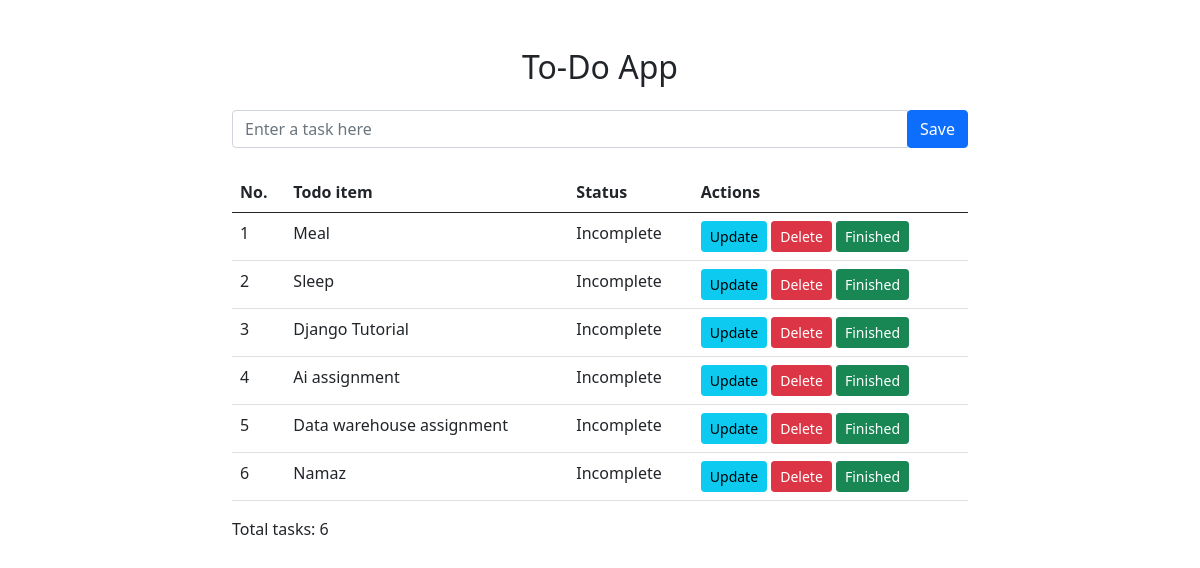
The page / on the database its author committed.
### Task/models.py (models this page shows, shortened)
class Task(models.Model):
    title = models.CharField(max_length=200)
    complete = models.BooleanField(default=False)
    created = models.DateTimeField(auto_now_add=True)

### Task/views.py (the view)
# urls.py: path('', index, name='index'),  # URL for the home page
def index(request):
    tasks = Task.objects.all()
    if request.method == 'POST':
        task_title = request.POST['task']
        Task.objects.create(title=task_title)
    context = {'tasks': tasks}
    return render(request, 'Task/index.html', context)

### Task/templates/Task/index.html (shortened to what this page needs)
<!DOCTYPE html>
<html lang="en">
<head>
    <link href="https://cdn.jsdelivr.net/npm/bootstrap@5.0.2/dist/css/bootstrap.min.css" rel="stylesheet"
>
</head>
<body>
    <div class="container py-5">
        <div class="row">
            <div class="col-lg-8 offset-lg-2 col-md-10 offset-md-1">
                <h2 class="text-center mb-4">To-Do App</h2>
                <form id="task-form" method="POST" class="mb-4">
                    <div class="input-group">
                        <input type="text" name="task" class="form-control" placeholder="Enter a task here">
                        <div class="input-group-append">
                            <button class="btn btn-primary" type="submit">Save</button>
                        </div>
                    </div>
                </form>
                <table class="table table-responsive">
                    <thead>
                        <tr>
                            <th scope="col">No.</th>
                            <th scope="col">Todo item</th>
                            <th scope="col">Status</th>
                            <th scope="col">Actions</th>
                        </tr>
                    </thead>
                    <tbody>
                        {% for task in tasks %}
                        <tr>
                            <td>{{ forloop.counter }}</td>
                            <td>{{ task.title }}</td>
                            <td>
                                {% if task.complete %}
                                    Complete
                                {% else %}
                                    Incomplete
                                {% endif %}
                            </td>
                            <td>
                                <a href="{% url 'update_task' task.id %}" class="btn btn-info btn-sm" name="update">Update</a>
                                <a href="{% url 'delete_task' task.id %}" class="btn btn-danger btn-sm" name="delete">Delete</a>
                                <a href="{% url 'finished' task.id %}" class="btn btn-success btn-sm" name="finished">Finished</a>
                            </td>
                        </tr>
                        {% endfor %}
                    </tbody>
                </table>
                <p>Total tasks: <span id="task-count">{{ tasks|length }}</span></p>
            </div>
        </div>
    </div>
</body>
</html>

### rows shown on the page
Task: title "Meal", complete "Incomplete"
Task: title "Sleep", complete "Incomplete"
Task: title "Django Tutorial", complete "Incomplete"
Task: title "Ai assignment", complete "Incomplete"
Task: title "Data warehouse assignment", complete "Incomplete"
Task: title "Namaz", complete "Incomplete"

### other values the page prints
{{ tasks|length }} "6"
